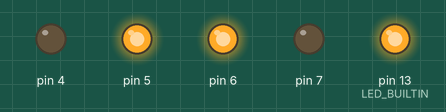
Simulated run of this sketch. Board: Arduino Uno, built with avr-gcc and run on an emulated ATmega328P. On the bench: output pins drawn as LEDs (lit = HIGH).

Above: at 0.5 s.
At 3.5 s:
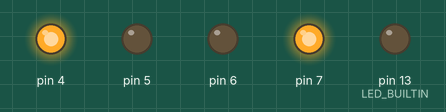
Timing chart, 0 to 4.6 s (numbered marks = the images above):
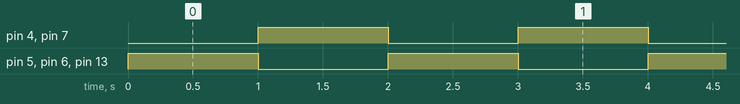

The sketch:

Servo.ino
```cpp
#include "ServoHerz.h"

const int SERVO_1_CLOSE = 4;
const int SERVO_1_OPEN = 5;
const int SERVO_2_CLOSE = 6;
const int SERVO_2_OPEN = 7;

ServoHerz firstFloorServo, secondFloorServo;

// the setup function runs once when you press reset or power the board
void setup() {
  // initialize digital pin LED_BUILTIN as an output.
  pinMode(LED_BUILTIN, OUTPUT);
  firstFloorServo.begin(4, 5);
  secondFloorServo.begin(6, 7);
}

// the loop function runs over and over again forever
void loop() {
  digitalWrite(LED_BUILTIN, HIGH);   // turn the LED on (HIGH is the voltage level)
  firstFloorServo.left();
  secondFloorServo.right();
  delay(1000);                       // wait for a second
  digitalWrite(LED_BUILTIN, LOW);    // turn the LED off by making the voltage LOW
  firstFloorServo.right();
  secondFloorServo.left();
  delay(1000);                       // wait for a second
}
```

ServoHerz.h
```cpp
#ifndef ServoHerz_h
#define ServoHerz_h

#ifdef __cplusplus

#include <Arduino.h>

class ServoHerz {
	private:
		uint8_t pinLeft;
		uint8_t pinRight;

	public:
		  void begin(uint8_t _pinLeft, uint8_t _pinRight) {
		    pinLeft = _pinLeft;
		    pinRight = _pinRight;

		    pinMode(pinLeft, OUTPUT);
		    digitalWrite(pinLeft, HIGH);
		    pinMode(pinRight, OUTPUT);
		    digitalWrite(pinRight, HIGH);
		  }

		  void left() {
		    digitalWrite(pinRight, HIGH);
		    digitalWrite(pinLeft, LOW);
		  }

		  void right() {
		    digitalWrite(pinLeft, HIGH);
		    digitalWrite(pinRight, LOW);
		  }

		  void stop() {
		    digitalWrite(pinLeft, HIGH);
		    digitalWrite(pinRight, HIGH);
		  }

};

#endif // __cplusplus
#endif // ServoHerz_h
```

Measured:
- by itself, pin 4–7, pin 13 (LED_BUILTIN): alternates HIGH for 1.0 s and LOW for 1.0 s
